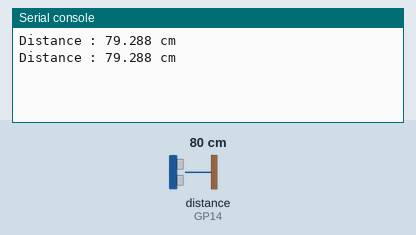
Recording of a program running on a simulated Raspberry Pi Pico running MicroPython. Parts: the last lines printed to the serial console. The test bench sets the inputs (shaded band); at power-on: distance to the obstacle (sensor on GP14) 80 cm. The echo pulse lasts 58.3 µs per cm; library files of the repository ran but are not shown: i2c_lcd.py.

Above: at 1.2 s.
1.3 s: distance to the obstacle (sensor on GP14) set to 2 cm
At 2.5 s:
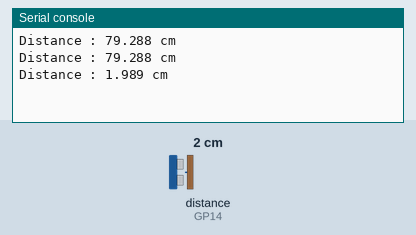
2.8 s: distance to the obstacle (sensor on GP14) set to 4 cm
At 3.3 s:
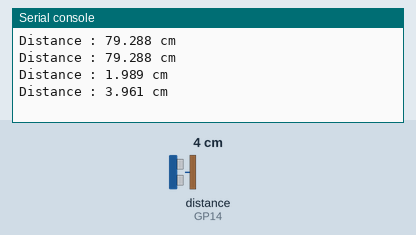
Timing chart, 0 to 5.8 s (numbered marks = the images above; inputs shaded):
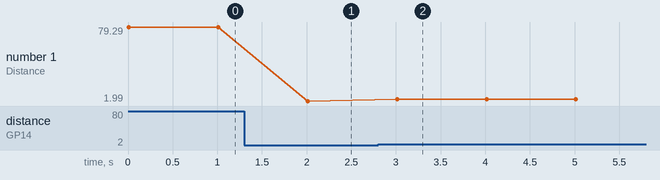

The program:

lec5_1.py
```python
from machine import I2C, Pin, time_pulse_us
from i2c_lcd import I2cLcd
import time

SOUND_SPEED=340
TRIG_PULSE_DURATION_US=10
trig_pin = Pin(15, Pin.OUT) # 15번핀 사용 / 초음파 발생부
echo_pin = Pin(14, Pin.IN)  # 14번핀 사용 / 초음파 수신부

def loop():
    while True:
        trig_pin.value(0)
        time.sleep_us(5)
        trig_pin.value(1)
        time.sleep_us(TRIG_PULSE_DURATION_US)
        trig_pin.value(0)

        ultrason_duration = time_pulse_us(echo_pin, 1, 30000)
        distance = SOUND_SPEED * ultrason_duration / 20000

        print(f"Distance : {distance} cm")
        time.sleep(1) # 1초 간격으로 측정진행

loop()
```

Measured:
- after the input at 1.3 s, the serial console: prints a new line after 0.71 s (image 1)
- after the input at 2.8 s, the serial console: prints a new line after 0.21 s (image 2)
- plotted number 1: 79.29 → 1.99 after the input at 1.3 s, 1.99 → 3.96 after the input at 2.8 s
